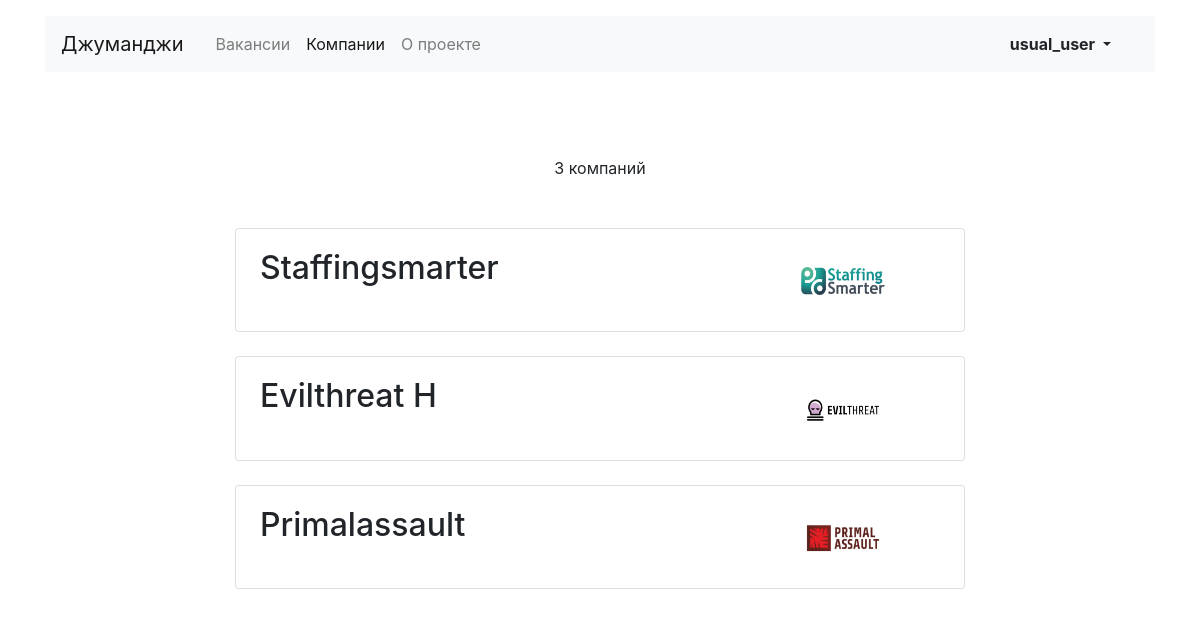
The app's page /companies/ (signed in), older data.
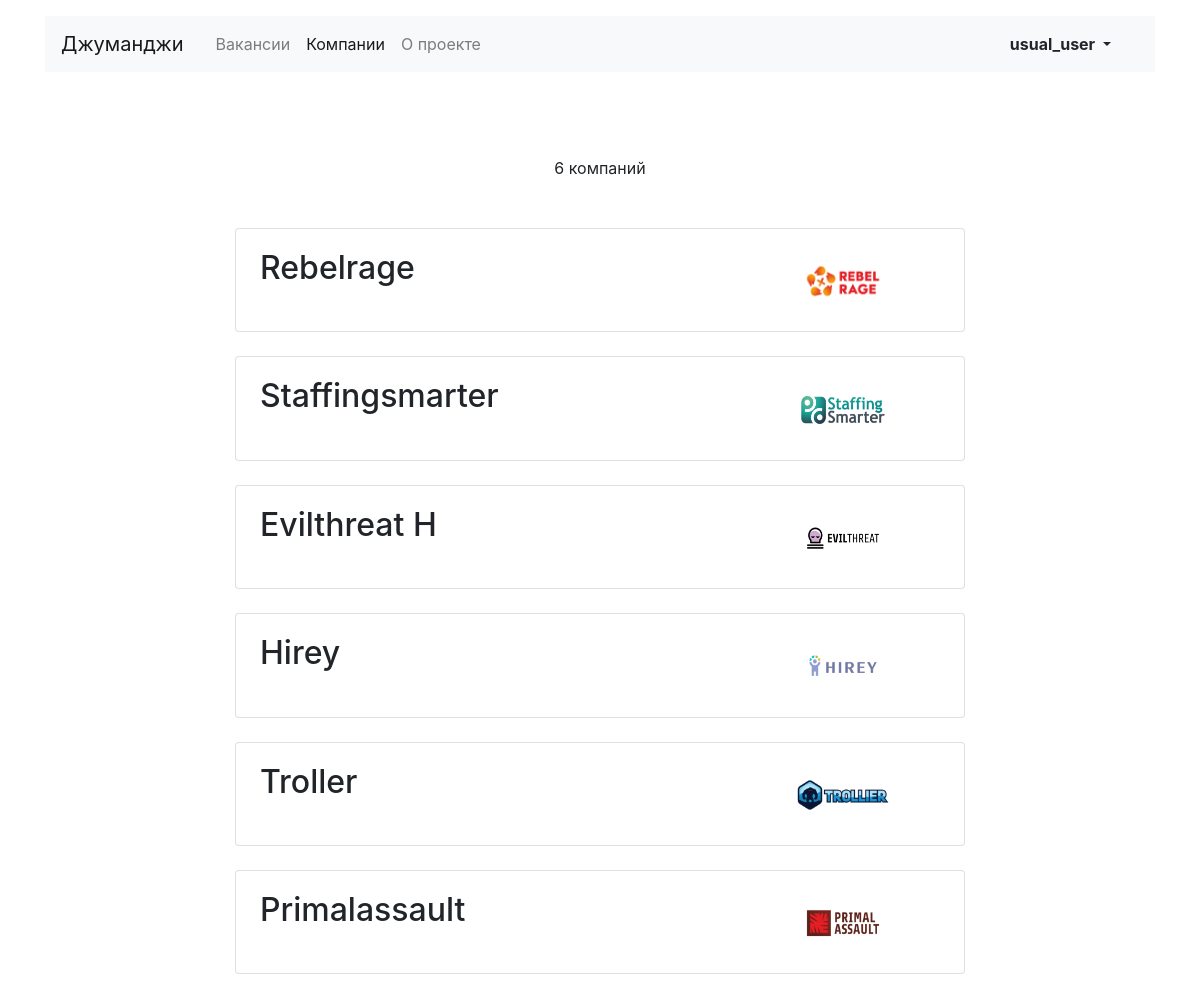
The same page, newer data.
### job/models.py (models this page shows, shortened)
class Company(models.Model):
    name = models.CharField(max_length=255)
    location = models.CharField(max_length=255, blank=True, null=True)
    logo = models.ImageField(upload_to='companies', blank=True)
    description = models.TextField(blank=True, null=True)
    employee_count = models.IntegerField(blank=True, null=True)
    owner = models.ForeignKey(User, on_delete=models.CASCADE, related_name='company', null=True)

### job/views.py (the view)
# urls.py: path('companies/', CompaniesListView.as_view(), name='company_all'),
class CompaniesListView(ListView):
    model = Company
    def get_context_data(self, **kwargs):
        context = super(CompaniesListView, self).get_context_data(**kwargs)
        if self.request.user.is_authenticated:
            context['company_list'] = Company.objects.filter(owner=self.request.user)
        return context

### job/templates/job/company_list.html (shortened to what this page needs)
{% extends 'job/base.html' %}
{% block content %}
    {% if user.is_authenticated %}
        <section>
        <h1 class="h1 text-center mx-auto mt-4 pt-5" style="font-size: 70px;"><strong>{{ category.title }}</strong></h1>
        <p class="text-center pt-1">{{ company_list.count }} компаний</p>
        <div class="row mt-5">
            <div class="col-12 col-lg-8 offset-lg-2 m-auto">
                {% for company in company_list %}
                    <div class="card mb-4">
                        <div class="card-body px-4">
                            <div class="row">
                                <div class="col-12 col-md-8 col-lg-9">
                                    <h2 class="h2 pb-2">{{ company.name | title }}</h2>
                                </div>
                                <div class="col-12 col-md-4 col-lg-3 d-flex align-items-end">
                                    <a href="{% url 'company_detail' company.id %}"><img src="{{ company.logo.url }}" width="100" height="60" alt="{{ company.name }}"></a>
                                </div>
                            </div>
                        </div>
                    </div>
                {% endfor %}
            </div>
        </div>
    </section>
    {% endif %}
{% endblock content %}

Row changes from the older to the newer data that the page shows:
now on this page (row edited): Company: name "Rebelrage", logo (picture)
now on this page (row edited): Company: name "Hirey", logo (picture)
now on this page (row edited): Company: name "Troller", logo (picture)
Text that changed along with them:
{{ company_list.count }}: "3" → "6"
